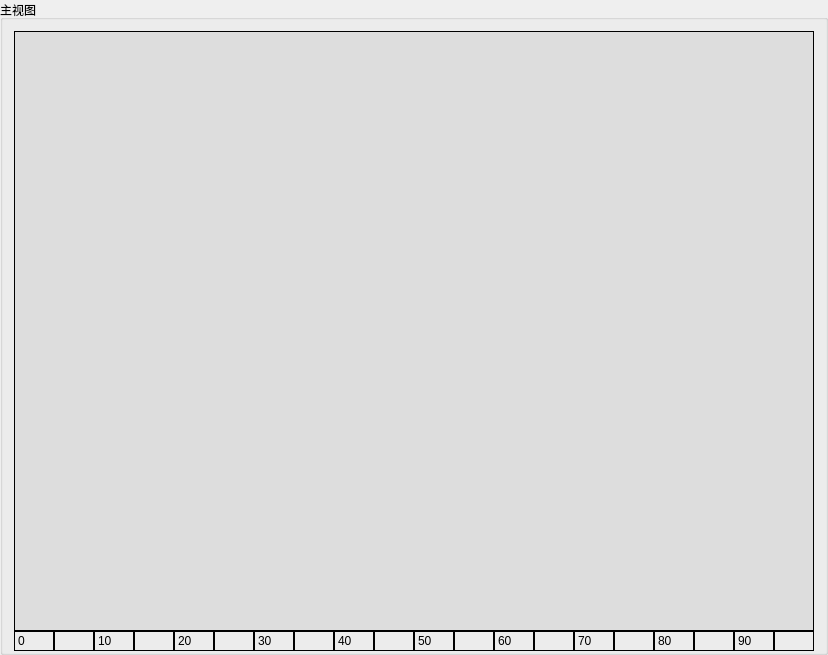
      <widget class="QGroupBox" name="groupBox">
       <property name="title">
        <string>主视图</string>
       </property>
       <property name="flat">
        <bool>false</bool>
       </property>
       <layout class="QVBoxLayout" name="verticalLayout_8">
        <property name="spacing">
         <number>0</number>
        </property>
        <property name="bottomMargin">
         <number>1</number>
        </property>
        <item>
         <widget class="QLabel" name="labelMain">
          <property name="minimumSize">
           <size>
            <width>800</width>
            <height>600</height>
           </size>
          </property>
          <property name="maximumSize">
           <size>
            <width>800</width>
            <height>600</height>
           </size>
          </property>
          <property name="palette">
           <palette>
            <active>
             <colorrole role="Base">
              <brush brushstyle="SolidPattern">
               <color alpha="255">
                <red>255</red>
                <green>255</green>
                <blue>255</blue>
               </color>
              </brush>
             </colorrole>
             <colorrole role="Window">
              <brush brushstyle="SolidPattern">
               <color alpha="255">
                <red>221</red>
                <green>221</green>
                <blue>221</blue>
               </color>
              </brush>
             </colorrole>
            </active>
            <inactive>
             <colorrole role="Base">
              <brush brushstyle="SolidPattern">
               <color alpha="255">
                <red>255</red>
                <green>255</green>
                <blue>255</blue>
               </color>
              </brush>
             </colorrole>
             <colorrole role="Window">
              <brush brushstyle="SolidPattern">
               <color alpha="255">
                <red>221</red>
                <green>221</green>
                <blue>221</blue>
               </color>
              </brush>
             </colorrole>
            </inactive>
            <disabled>
             <colorrole role="Base">
              <brush brushstyle="SolidPattern">
               <color alpha="255">
                <red>221</red>
                <green>221</green>
                <blue>221</blue>
               </color>
              </brush>
             </colorrole>
             <colorrole role="Window">
              <brush brushstyle="SolidPattern">
               <color alpha="255">
                <red>221</red>
                <green>221</green>
                <blue>221</blue>
               </color>
              </brush>
             </colorrole>
            </disabled>
           </palette>
          </property>
          <property name="autoFillBackground">
           <bool>true</bool>
          </property>
          <property name="frameShape">
           <enum>QFrame::Box</enum>
          </property>
          <property name="text">
           <string/>
          </property>
          <property name="margin">
           <number>0</number>
          </property>
         </widget>
        </item>
        <item>
         <layout class="QHBoxLayout" name="horizontalLayout_34">
          <property name="spacing">
           <number>0</number>
          </property>
          <property name="sizeConstraint">
           <enum>QLayout::SetDefaultConstraint</enum>
          </property>
          <item>
           <widget class="QLabel" name="label_49">
            <property name="minimumSize">
             <size>
              <width>0</width>
              <height>20</height>
             </size>
            </property>
            <property name="maximumSize">
             <size>
              <width>16777215</width>
              <height>20</height>
             </size>
            </property>
            <property name="frameShape">
             <enum>QFrame::Box</enum>
            </property>
            <property name="frameShadow">
             <enum>QFrame::Plain</enum>
            </property>
            <property name="lineWidth">
             <number>1</number>
            </property>
            <property name="midLineWidth">
             <number>0</number>
            </property>
            <property name="text">
             <string>0</string>
            </property>
            <property name="textFormat">
             <enum>Qt::AutoText</enum>
            </property>
            <property name="wordWrap">
             <bool>false</bool>
            </property>
            <property name="openExternalLinks">
             <bool>false</bool>
            </property>
           </widget>
          </item>
          <item>
           <widget class="QLabel" name="label_53">
            <property name="minimumSize">
             <size>
              <width>0</width>
              <height>20</height>
             </size>
            </property>
            <property name="maximumSize">
             <size>
              <width>16777215</width>
              <height>20</height>
             </size>
            </property>
            <property name="frameShape">
             <enum>QFrame::Box</enum>
            </property>
            <property name="frameShadow">
             <enum>QFrame::Plain</enum>
            </property>
            <property name="lineWidth">
             <number>1</number>
            </property>
            <property name="midLineWidth">
             <number>0</number>
            </property>
            <property name="text">
             <string/>
            </property>
           </widget>
          </item>
          <item>
           <widget class="QLabel" name="label_54">
            <property name="minimumSize">
             <size>
              <width>0</width>
              <height>20</height>
             </size>
            </property>
            <property name="maximumSize">
             <size>
              <width>16777215</width>
              <height>20</height>
             </size>
            </property>
            <property name="frameShape">
             <enum>QFrame::Box</enum>
            </property>
            <property name="frameShadow">
             <enum>QFrame::Plain</enum>
            </property>
            <property name="lineWidth">
             <number>1</number>
            </property>
            <property name="midLineWidth">
             <number>0</number>
            </property>
            <property name="text">
             <string>10</string>
            </property>
           </widget>
          </item>
          <item>
           <widget class="QLabel" name="label_55">
            <property name="minimumSize">
             <size>
              <width>0</width>
              <height>20</height>
             </size>
            </property>
            <property name="maximumSize">
             <size>
              <width>16777215</width>
              <height>20</height>
             </size>
            </property>
            <property name="frameShape">
             <enum>QFrame::Box</enum>
            </property>
            <property name="frameShadow">
             <enum>QFrame::Plain</enum>
            </property>
            <property name="lineWidth">
             <number>1</number>
            </property>
            <property name="midLineWidth">
             <number>0</number>
            </property>
            <property name="text">
             <string/>
            </property>
           </widget>
          </item>
          <item>
           <widget class="QLabel" name="label_56">
            <property name="minimumSize">
             <size>
              <width>0</width>
              <height>20</height>
             </size>
            </property>
            <property name="maximumSize">
             <size>
              <width>16777215</width>
              <height>20</height>
             </size>
            </property>
            <property name="frameShape">
             <enum>QFrame::Box</enum>
            </property>
            <property name="frameShadow">
             <enum>QFrame::Plain</enum>
            </property>
            <property name="lineWidth">
             <number>1</number>
            </property>
            <property name="midLineWidth">
             <number>0</number>
            </property>
            <property name="text">
             <string>20</string>
            </property>
           </widget>
          </item>
          <item>
           <widget class="QLabel" name="label_57">
            <property name="minimumSize">
             <size>
              <width>0</width>
              <height>20</height>
             </size>
            </property>
            <property name="maximumSize">
             <size>
              <width>16777215</width>
              <height>20</height>
             </size>
            </property>
            <property name="frameShape">
             <enum>QFrame::Box</enum>
            </property>
            <property name="frameShadow">
             <enum>QFrame::Plain</enum>
            </property>
            <property name="lineWidth">
             <number>1</number>
            </property>
            <property name="midLineWidth">
             <number>0</number>
            </property>
            <property name="text">
             <string/>
            </property>
           </widget>
          </item>
          <item>
           <widget class="QLabel" name="label_58">
            <property name="minimumSize">
             <size>
              <width>0</width>
              <height>20</height>
             </size>
            </property>
            <property name="maximumSize">
             <size>
              <width>16777215</width>
              <height>20</height>
             </size>
            </property>
            <property name="frameShape">
             <enum>QFrame::Box</enum>
            </property>
            <property name="frameShadow">
             <enum>QFrame::Plain</enum>
            </property>
            <property name="lineWidth">
             <number>1</number>
            </property>
            <property name="midLineWidth">
             <number>0</number>
            </property>
            <property name="text">
             <string>30</string>
            </property>
           </widget>
          </item>
          <item>
           <widget class="QLabel" name="label_59">
            <property name="minimumSize">
             <size>
              <width>0</width>
              <height>20</height>
             </size>
            </property>
            <property name="maximumSize">
             <size>
              <width>16777215</width>
              <height>20</height>
             </size>
            </property>
            <property name="frameShape">
             <enum>QFrame::Box</enum>
            </property>
            <property name="frameShadow">
             <enum>QFrame::Plain</enum>
            </property>
            <property name="lineWidth">
             <number>1</number>
            </property>
            <property name="midLineWidth">
             <number>0</number>
            </property>
            <property name="text">
             <string/>
            </property>
           </widget>
          </item>
          <item>
           <widget class="QLabel" name="label_60">
            <property name="minimumSize">
             <size>
              <width>0</width>
              <height>20</height>
             </size>
            </property>
            <property name="maximumSize">
             <size>
              <width>16777215</width>
              <height>20</height>
             </size>
            </property>
            <property name="frameShape">
             <enum>QFrame::Box</enum>
            </property>
            <property name="frameShadow">
             <enum>QFrame::Plain</enum>
            </property>
            <property name="lineWidth">
             <number>1</number>
            </property>
            <property name="midLineWidth">
             <number>0</number>
            </property>
            <property name="text">
             <string>40</string>
            </property>
           </widget>
          </item>
          <item>
           <widget class="QLabel" name="label_61">
            <property name="minimumSize">
             <size>
              <width>0</width>
              <height>20</height>
             </size>
            </property>
            <property name="maximumSize">
             <size>
              <width>16777215</width>
              <height>20</height>
             </size>
            </property>
            <property name="frameShape">
             <enum>QFrame::Box</enum>
            </property>
            <property name="frameShadow">
             <enum>QFrame::Plain</enum>
            </property>
            <property name="lineWidth">
             <number>1</number>
            </property>
            <property name="midLineWidth">
             <number>0</number>
            </property>
            <property name="text">
             <string/>
            </property>
           </widget>
          </item>
          <item>
           <widget class="QLabel" name="label_62">
            <property name="minimumSize">
             <size>
              <width>0</width>
              <height>20</height>
             </size>
            </property>
            <property name="maximumSize">
             <size>
              <width>16777215</width>
              <height>20</height>
             </size>
            </property>
            <property name="frameShape">
             <enum>QFrame::Box</enum>
            </property>
            <property name="frameShadow">
             <enum>QFrame::Plain</enum>
            </property>
            <property name="lineWidth">
             <number>1</number>
            </property>
            <property name="midLineWidth">
             <number>0</number>
            </property>
            <property name="text">
             <string>50</string>
            </property>
           </widget>
          </item>
          <item>
           <widget class="QLabel" name="label_63">
            <property name="minimumSize">
             <size>
              <width>0</width>
              <height>20</height>
             </size>
            </property>
            <property name="maximumSize">
             <size>
              <width>16777215</width>
              <height>20</height>
             </size>
            </property>
            <property name="frameShape">
             <enum>QFrame::Box</enum>
            </property>
            <property name="frameShadow">
             <enum>QFrame::Plain</enum>
            </property>
            <property name="lineWidth">
             <number>1</number>
            </property>
            <property name="midLineWidth">
             <number>0</number>
            </property>
            <property name="text">
             <string/>
            </property>
           </widget>
          </item>
          <item>
           <widget class="QLabel" name="label_64">
            <property name="minimumSize">
             <size>
              <width>0</width>
              <height>20</height>
             </size>
            </property>
            <property name="maximumSize">
             <size>
              <width>16777215</width>
              <height>20</height>
             </size>
            </property>
            <property name="frameShape">
             <enum>QFrame::Box</enum>
            </property>
            <property name="frameShadow">
             <enum>QFrame::Plain</enum>
            </property>
            <property name="lineWidth">
             <number>1</number>
            </property>
            <property name="midLineWidth">
             <number>0</number>
            </property>
            <property name="text">
             <string>60</string>
            </property>
           </widget>
          </item>
          <item>
           <widget class="QLabel" name="label_65">
            <property name="minimumSize">
             <size>
              <width>0</width>
              <height>20</height>
             </size>
            </property>
            <property name="maximumSize">
             <size>
              <width>16777215</width>
              <height>20</height>
             </size>
            </property>
            <property name="frameShape">
             <enum>QFrame::Box</enum>
            </property>
            <property name="frameShadow">
             <enum>QFrame::Plain</enum>
            </property>
            <property name="lineWidth">
             <number>1</number>
            </property>
            <property name="midLineWidth">
             <number>0</number>
            </property>
            <property name="text">
             <string/>
            </property>
           </widget>
          </item>
          <item>
           <widget class="QLabel" name="label_66">
            <property name="minimumSize">
             <size>
              <width>0</width>
              <height>20</height>
             </size>
            </property>
            <property name="maximumSize">
             <size>
              <width>16777215</width>
              <height>20</height>
             </size>
            </property>
            <property name="frameShape">
             <enum>QFrame::Box</enum>
            </property>
            <property name="frameShadow">
             <enum>QFrame::Plain</enum>
            </property>
            <property name="lineWidth">
             <number>1</number>
            </property>
            <property name="midLineWidth">
             <number>0</number>
            </property>
            <property name="text">
             <string>70</string>
            </property>
           </widget>
          </item>
          <item>
           <widget class="QLabel" name="label_67">
            <property name="minimumSize">
             <size>
              <width>0</width>
              <height>20</height>
             </size>
            </property>
            <property name="maximumSize">
             <size>
              <width>16777215</width>
              <height>20</height>
             </size>
            </property>
            <property name="frameShape">
             <enum>QFrame::Box</enum>
            </property>
            <property name="frameShadow">
             <enum>QFrame::Plain</enum>
            </property>
            <property name="lineWidth">
             <number>1</number>
            </property>
            <property name="midLineWidth">
             <number>0</number>
            </property>
            <property name="text">
             <string/>
            </property>
           </widget>
          </item>
          <item>
           <widget class="QLabel" name="label_68">
            <property name="minimumSize">
             <size>
              <width>0</width>
              <height>20</height>
             </size>
            </property>
            <property name="maximumSize">
             <size>
              <width>16777215</width>
              <height>20</height>
             </size>
            </property>
            <property name="frameShape">
             <enum>QFrame::Box</enum>
            </property>
            <property name="frameShadow">
             <enum>QFrame::Plain</enum>
            </property>
            <property name="lineWidth">
             <number>1</number>
            </property>
            <property name="midLineWidth">
             <number>0</number>
            </property>
            <property name="text">
             <string>80</string>
            </property>
           </widget>
          </item>
          <item>
           <widget class="QLabel" name="label_69">
            <property name="minimumSize">
             <size>
              <width>0</width>
              <height>20</height>
             </size>
            </property>
            <property name="maximumSize">
             <size>
              <width>16777215</width>
              <height>20</height>
             </size>
            </property>
            <property name="frameShape">
             <enum>QFrame::Box</enum>
            </property>
            <property name="frameShadow">
             <enum>QFrame::Plain</enum>
            </property>
            <property name="lineWidth">
             <number>1</number>
            </property>
            <property name="midLineWidth">
             <number>0</number>
            </property>
            <property name="text">
             <string/>
            </property>
           </widget>
          </item>
          <item>
           <widget class="QLabel" name="label_70">
            <property name="minimumSize">
             <size>
              <width>0</width>
              <height>20</height>
             </size>
            </property>
            <property name="maximumSize">
             <size>
              <width>16777215</width>
              <height>20</height>
             </size>
            </property>
            <property name="frameShape">
             <enum>QFrame::Box</enum>
            </property>
            <property name="frameShadow">
             <enum>QFrame::Plain</enum>
            </property>
            <property name="lineWidth">
             <number>1</number>
            </property>
            <property name="midLineWidth">
             <number>0</number>
            </property>
            <property name="text">
             <string>90</string>
            </property>
           </widget>
          </item>
          <item>
           <widget class="QLabel" name="label_71">
            <property name="minimumSize">
             <size>
              <width>0</width>
              <height>20</height>
             </size>
            </property>
            <property name="maximumSize">
             <size>
              <width>16777215</width>
              <height>20</height>
             </size>
            </property>
            <property name="frameShape">
             <enum>QFrame::Box</enum>
            </property>
            <property name="frameShadow">
             <enum>QFrame::Plain</enum>
            </property>
            <property name="lineWidth">
             <number>1</number>
            </property>
            <property name="midLineWidth">
             <number>0</number>
            </property>
            <property name="text">
             <string/>
            </property>
           </widget>
          </item>
         </layout>
        </item>
       </layout>
      </widget>
